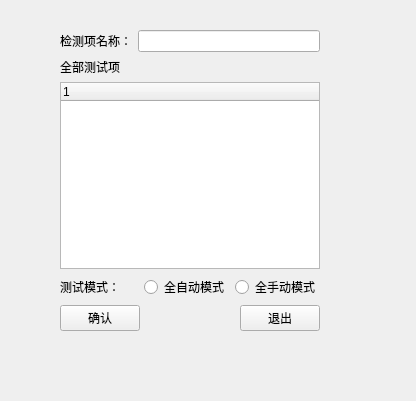
<?xml version="1.0" encoding="UTF-8"?>
<ui version="4.0">
 <class>Select</class>
 <widget class="QWidget" name="Select">
  <property name="geometry">
   <rect>
    <x>0</x>
    <y>0</y>
    <width>416</width>
    <height>401</height>
   </rect>
  </property>
  <property name="windowTitle">
   <string>Form</string>
  </property>
  <widget class="QWidget" name="">
   <property name="geometry">
    <rect>
     <x>60</x>
     <y>30</y>
     <width>260</width>
     <height>301</height>
    </rect>
   </property>
   <layout class="QVBoxLayout" name="verticalLayout_4">
    <item>
     <layout class="QVBoxLayout" name="verticalLayout_3">
      <item>
       <layout class="QVBoxLayout" name="verticalLayout_2">
        <item>
         <layout class="QHBoxLayout" name="horizontalLayout_3">
          <item>
           <widget class="QLabel" name="label_3">
            <property name="text">
             <string>检测项名称：</string>
            </property>
           </widget>
          </item>
          <item>
           <widget class="QLineEdit" name="project_name"/>
          </item>
         </layout>
        </item>
        <item>
         <widget class="QLabel" name="label">
          <property name="text">
           <string>全部测试项</string>
          </property>
         </widget>
        </item>
       </layout>
      </item>
      <item>
       <widget class="QTreeWidget" name="treeWidget">
        <column>
         <property name="text">
          <string notr="true">1</string>
         </property>
        </column>
       </widget>
      </item>
     </layout>
    </item>
    <item>
     <layout class="QVBoxLayout" name="verticalLayout">
      <item>
       <layout class="QHBoxLayout" name="horizontalLayout_2">
        <item>
         <widget class="QLabel" name="label_4">
          <property name="text">
           <string>测试模式：</string>
          </property>
         </widget>
        </item>
        <item>
         <widget class="QRadioButton" name="radioButton">
          <property name="text">
           <string>全自动模式</string>
          </property>
         </widget>
        </item>
        <item>
         <widget class="QRadioButton" name="radioButton_2">
          <property name="text">
           <string>全手动模式</string>
          </property>
         </widget>
        </item>
       </layout>
      </item>
      <item>
       <layout class="QHBoxLayout" name="horizontalLayout">
        <item>
         <widget class="QPushButton" name="pushButton">
          <property name="text">
           <string>确认</string>
          </property>
         </widget>
        </item>
        <item>
         <spacer name="horizontalSpacer">
          <property name="orientation">
           <enum>Qt::Horizontal</enum>
          </property>
          <property name="sizeHint" stdset="0">
           <size>
            <width>40</width>
            <height>20</height>
           </size>
          </property>
         </spacer>
        </item>
        <item>
         <widget class="QPushButton" name="pushButton_2">
          <property name="text">
           <string>退出</string>
          </property>
         </widget>
        </item>
       </layout>
      </item>
     </layout>
    </item>
   </layout>
  </widget>
 </widget>
 <resources/>
 <connections/>
</ui>
